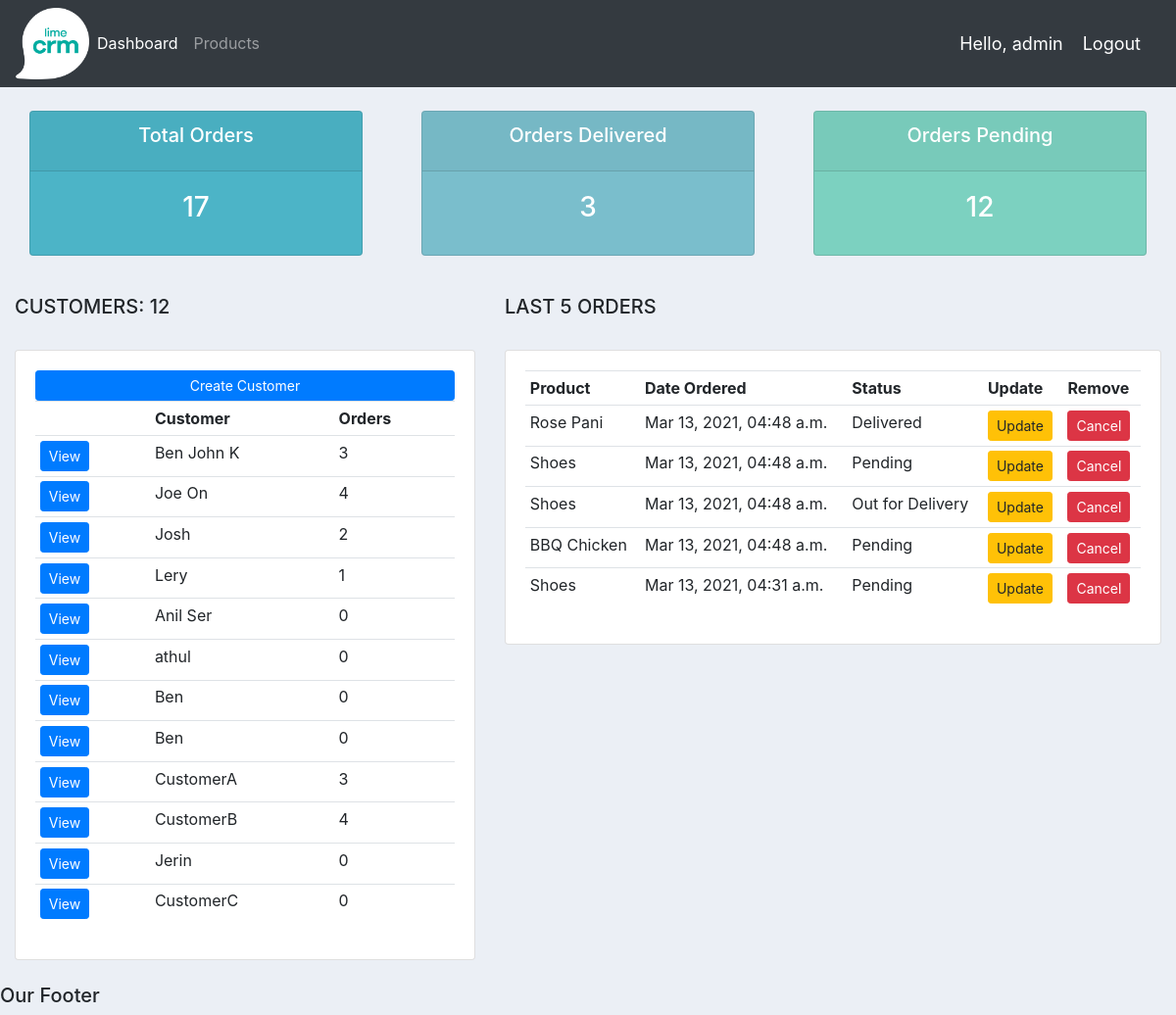
Page / (signed in) on the earlier database version.
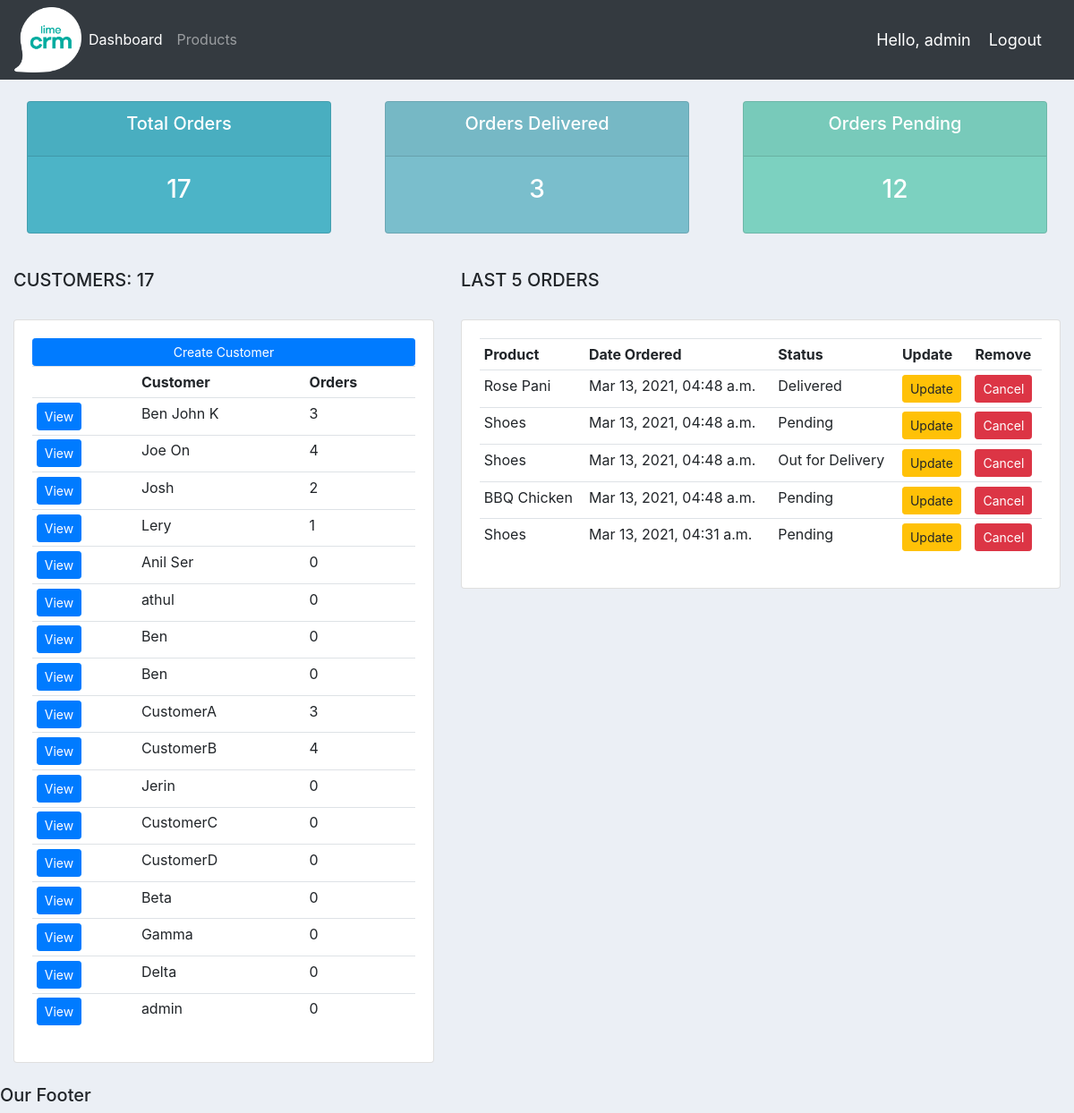
Same page on the later database version.
### accounts/models.py (models this page shows, shortened)
class Customer(models.Model):
    user=models.OneToOneField(User,null=True,on_delete=models.CASCADE)
    name=models.CharField(max_length=200,null=True)
    phone=models.CharField(max_length=200,null=True)
    email=models.CharField(max_length=200,null=True)
    date_created=models.DateTimeField(auto_now_add=True,null=True)
    profile_pic=models.ImageField(default="profile_pic.jpg",null=True,blank=True)
    @property
    def orders(self):
        order_count=self.order_set.all().count()
        return order_count

class Order(models.Model):
    STATUS=(('Pending','Pending'),
            ('Out for Delivery','Out for Delivery'),
            ('Delivered','Delivered'),
           )
    status=models.CharField(max_length=200,null=True,choices=STATUS)
    date_created=models.DateTimeField(auto_now_add=True,null=True)
    customer=models.ForeignKey(Customer,null=True,on_delete=models.SET_NULL)
    product=models.ForeignKey(Product,null=True,on_delete=models.SET_NULL)
    note=models.CharField(max_length=200,null=True)

class Product(models.Model):
    CATEGORY=(('Indoor','Indoor'),
              ('Outdoor','Outdoor'),
             )
    name=models.CharField(max_length=200,null=True)
    description=models.CharField(max_length=200,null=True,blank=True)
    price=models.FloatField(null=True)
    category=models.CharField(max_length=200,null=True,choices=CATEGORY)
    date_created=models.DateTimeField(auto_now_add=True,null=True)
    tags=models.ManyToManyField(Tag,null=True)

### accounts/decorators.py (the view)
    def wrapper_func(request,*args,**kwargs):
        group=None
        if request.user.groups.exists():
            group=request.user.groups.all()[0].name
        if group == "admin":
            return view_func(request,*args,**kwargs)
        if group =="customers":
            return redirect('/user/')

### accounts/views.py (called while the page is built)
@login_required(login_url='/login/')
@admin_only
def index(request):
    customers=Customer.objects.all()
    total_customers=customers.count()
    orders=Order.objects.all().order_by('-id')[:5]
    total_orders=Order.objects.all().count()
    delivered=Order.objects.filter(status="Delivered").count()
    pending=Order.objects.filter(status="Pending").count()
    user=False
    return render(request,"accounts/dashboard.html",{'customers':customers,'orders':orders,'total_orders':total_orders,'delivered':delivered,'pending':pending,'total_customers':total_customers,'user':user})

### templates/accounts/dashboard.html
{% extends 'base.html' %}
{% block content %}
{% include 'accounts/status.html' %}
<br>
<div class="row">
    <div class=col-md-5>
        <h5>CUSTOMERS: {{total_customers}}</h5>
        <br>
        <div class="card card-body">
            <a class="btn btn-primary btn-sm btn-block" href="{% url 'create_customer' %}">Create Customer</a>
            <table class="table table-sm">
                <tr>
                    <th></th>
                    <th>Customer</th>
                    <th>Orders</th>
                </tr>
                {% for customer in customers %}
                    <tr>
                        <td><a class="btn btn-primary btn-sm" href="{% url 'customer' customer.id %}">View</a></td>
                        <td>{{customer.name}}</td>
                        <td>{{customer.orders}}</td>
                    </tr>
                {% endfor %}
            </table>
        </div>
    </div>
    <div class=col-md-7>
        <h5>LAST 5 ORDERS</h5>
        <br>
        <div class="card card-body">
            <table class="table table-sm">
                <tr>
                    <th>Product</th>
                    <th>Date Ordered</th>
                    <th>Status</th>
                    <th>Update</th>
                    <th>Remove</th>
                </tr>
                {% for order in orders %}
                    <tr>
                        <td>{{order.product.name}}</td>
                        <td>{{order.date_created|date:'M d, Y, h:i a'}}</td>
                        <td>{{order.status}}</td>
                        <td><a class="btn btn-warning btn-sm" href="{% url 'update_order' order.id %}">Update</a></td>
                        <td><a class="btn btn-danger btn-sm" href="{% url 'delete_order' order.id %}">Cancel</a></td>
                    </tr>
                {% endfor %}
            </table>
        </div>
    </div>
</div>
{% endblock %}

### templates/base.html (shortened to what this page needs)
<!DOCTYPE html>
{% load static %}
<html lang="en">
<head>
    <link rel="stylesheet" href="https://stackpath.bootstrapcdn.com/bootstrap/4.3.1/css/bootstrap.min.css">
    <link rel="stylesheet" type="text/css" href="{% static 'css/main.css' %}">
</head>
<body>
    {% include 'accounts/navbar.html' %}
    <div class="container-fluid">
    {%block content%}{% endblock %}
    </div>
    <br>
    <h5>Our Footer</h5>
</body>
</html>

### templates/accounts/navbar.html (shortened to what this page needs)
{% load static %}
<nav class="navbar navbar-expand-lg navbar-dark bg-dark">
    <img src="{% static 'images/logo.png' %}" style="width: 75px;"/>
    <div class="collapse navbar-collapse" id="navbarSupportedContent">
      <ul class="navbar-nav mr-auto">
        <li class="nav-item active">
          <a class="nav-link" href="{% url 'index' %}">Dashboard</a>
        </li>
        {%if not user %}
        <li class="nav-item">
          <a class="nav-link" href="{% url 'products' %}">Products</a>
        </li>
        {% else %}
        <li class="nav-item">
          <a class="nav-link" href="{% url 'profile_page' %}">Settings</a>
        </li>
        {% endif %}
      </ul>
    </div>
    <span class="hello-msg">Hello, {{request.user}}</span>
    <span class="hello-msg"><a href="{% url 'logout' %}">Logout</a></span>
  </nav>

### templates/accounts/status.html
<br>
<div class="row">
	<div class="col">
		<div class="col-md">
			<div class="card text-center text-white  mb-3" id="total-orders">
			  	<div class="card-header">
			  		<h5 class="card-title">Total Orders</h5>
			  	</div>
			  	<div class="card-body">
			    	<h3 class="card-title">{{total_orders}}</h3>
			  	</div>
			</div>
		</div>
	</div>
	<div class="col">
		<div class="col-md">
			<div class="card text-center text-white  mb-3" id="orders-delivered">
			  	<div class="card-header">
			  		<h5 class="card-title">Orders Delivered</h5>
			  	</div>
			  	<div class="card-body">
			    	<h3 class="card-title">{{delivered}}</h3>
			  	</div>
			</div>
		</div>
	</div>
	<div class="col">
		<div class="col-md">
			<div class="card text-center text-white  mb-3" id="orders-pending">
			  	<div class="card-header">
			  		<h5 class="card-title">Orders Pending</h5>
			  	</div>
			  	<div class="card-body">
			    	<h3 class="card-title">{{pending}}</h3>
			  	</div>
			</div>
		</div>
	</div>
</div>

### static/css/main.css (style rules this page uses)
body { background-color: #ebeff5; }
#total-orders { background-color: #4cb4c7; }
#orders-delivered { background-color: #7abecc; }
#orders-pending { background-color: #7CD1C0; }

### templates/accounts/navbar.html (style rules this page uses)
.hello-msg { color:white; font-size: 18px; margin-right: 20px; }
.hello-msg a { color: white; }

Differences in the rows shown:
added Customer: name "CustomerD", orders "0"
added Customer: name "Beta", orders "0"
added Customer: name "Gamma", orders "0"
added Customer: name "Delta", orders "0"
added Customer: name "admin", orders "0"
Other differences:
{{ total_customers }}: "12" → "17"
